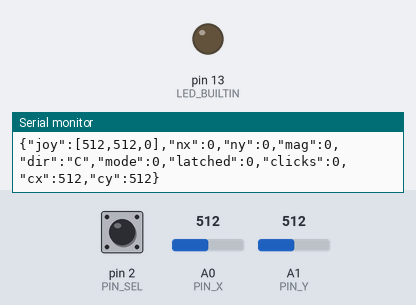
Bench run of a sketch on a simulated Arduino Uno, built with avr-gcc and run on an emulated ATmega328P. Shown: output pins drawn as LEDs (lit = HIGH), the last lines printed to the serial monitor. The inputs (shaded band) are chosen by the test bench; at power-on: pin 2 (PIN_SEL) HIGH, A0 (PIN_X) = 512, A1 (PIN_Y) = 512.

Above: at 1.3 s.
1.4 s: pin 2 (PIN_SEL) pulled LOW for 0.15 s
At 1.5 s:
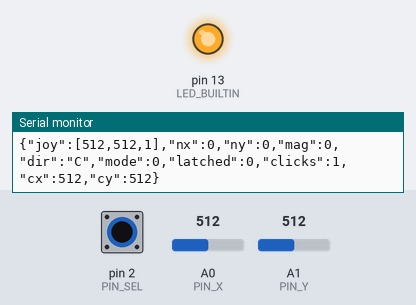
6.8 s: pin 2 (PIN_SEL) pulled LOW for 3.2 s
At 10.5 s:
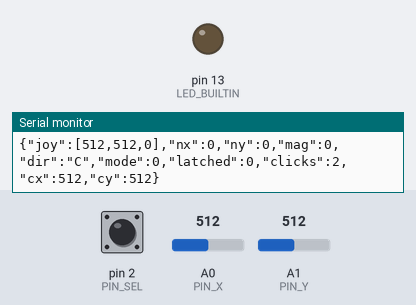
Timing chart, 0 to 12.0 s (numbered marks = the images above; inputs shaded):
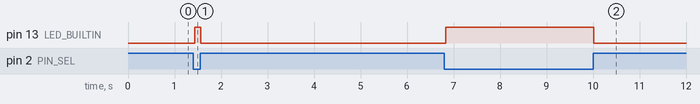

Measured:
- after the input at 1.4 s, pin 13 (LED_BUILTIN): LOW → HIGH at once, → LOW 0.13 s later
- after the input at 6.8 s, pin 13 (LED_BUILTIN): LOW → HIGH at once, → LOW 3.2 s later

The sketch:

s03_joystick.ino
```cpp
/* S03 Joystick sketch + wiring (same 6 Duponts)
 * Docs: docs/scenarios/s03/setup.md
 * Wiring: docs/scenarios/s03/wiring.md
 * Tests: docs/scenarios/s03/tests.md
 * Nav: S02 <- S03 -> S04
 * Upload: scripts/upload-uno.ps1 -Sketch code/s03_joystick
 *
 * Sub-routines (no new wires):
 *   MODE:0  click lights L (default)
 *   MODE:1  L blink rate = stick magnitude
 *   MODE:2  click toggles latch (L follows latch)
 *   MODE:3  L on only when outside deadzone
 *   CAL     re-sample idle center for deadzone
 */

const uint8_t PIN_X = A0;
const uint8_t PIN_Y = A1;
const uint8_t PIN_SEL = 2;

const int DEAD = 80;  // ADC counts from calibrated center

int cx = 512;
int cy = 512;
uint8_t mode = 0;
uint8_t latched = 0;
uint16_t clicks = 0;
uint8_t prevSel = 0;
unsigned long lastBlink = 0;
uint8_t blinkOn = 0;

void calibrateCenter() {
  long sx = 0, sy = 0;
  for (int i = 0; i < 24; i++) {
    sx += analogRead(PIN_X);
    sy += analogRead(PIN_Y);
    delay(5);
  }
  cx = (int)(sx / 24);
  cy = (int)(sy / 24);
}

const char *octant(int nx, int ny, int mag) {
  if (mag < DEAD) return "C";
  // atan2-ish via dominant axis; Y up when stick toward top of pack
  if (abs(nx) * 2 < abs(ny)) return (ny > 0) ? "N" : "S";
  if (abs(ny) * 2 < abs(nx)) return (nx > 0) ? "E" : "W";
  if (nx > 0 && ny > 0) return "NE";
  if (nx > 0 && ny < 0) return "SE";
  if (nx < 0 && ny > 0) return "NW";
  return "SW";
}

void handleSerial() {
  static char buf[24];
  static uint8_t n = 0;
  while (Serial.available()) {
    char c = (char)Serial.read();
    if (c == '\r') continue;
    if (c == '\n') {
      buf[n] = 0;
      if (strncmp(buf, "MODE:", 5) == 0) {
        int m = atoi(buf + 5);
        if (m >= 0 && m <= 3) mode = (uint8_t)m;
      } else if (strcmp(buf, "CAL") == 0) {
        calibrateCenter();
      }
      n = 0;
    } else if (n < sizeof(buf) - 1) {
      buf[n++] = c;
    } else {
      n = 0;
    }
  }
}

void setup() {
  pinMode(PIN_SEL, INPUT_PULLUP);
  pinMode(LED_BUILTIN, OUTPUT);
  Serial.begin(115200);
  delay(50);
  calibrateCenter();
}

void loop() {
  handleSerial();

  int x = analogRead(PIN_X);
  int y = analogRead(PIN_Y);
  uint8_t sel = digitalRead(PIN_SEL) == LOW ? 1 : 0;

  if (sel && !prevSel) {
    clicks++;
    if (mode == 2) latched ^= 1;
  }
  prevSel = sel;

  int nx = x - cx;
  int ny = cy - y;  // flip so +ny = stick toward N on pad UI
  int mag = (int)sqrt((long)nx * nx + (long)ny * ny);
  const char *dir = octant(nx, ny, mag);

  // LED behavior by mode
  unsigned long now = millis();
  switch (mode) {
    case 1: {
      int period = mag < DEAD ? 0 : map(constrain(mag, DEAD, 500), DEAD, 500, 400, 40);
      if (period == 0) {
        digitalWrite(LED_BUILTIN, LOW);
        blinkOn = 0;
      } else if (now - lastBlink >= (unsigned long)period) {
        lastBlink = now;
        blinkOn ^= 1;
        digitalWrite(LED_BUILTIN, blinkOn ? HIGH : LOW);
      }
      break;
    }
    case 2:
      digitalWrite(LED_BUILTIN, latched ? HIGH : LOW);
      break;
    case 3:
      digitalWrite(LED_BUILTIN, mag >= DEAD ? HIGH : LOW);
      break;
    default:
      digitalWrite(LED_BUILTIN, sel ? HIGH : LOW);
      break;
  }

  Serial.print(F("{\"joy\":["));
  Serial.print(x);
  Serial.print(',');
  Serial.print(y);
  Serial.print(',');
  Serial.print(sel);
  Serial.print(F("],\"nx\":"));
  Serial.print(nx);
  Serial.print(F(",\"ny\":"));
  Serial.print(ny);
  Serial.print(F(",\"mag\":"));
  Serial.print(mag);
  Serial.print(F(",\"dir\":\""));
  Serial.print(dir);
  Serial.print(F("\",\"mode\":"));
  Serial.print(mode);
  Serial.print(F(",\"latched\":"));
  Serial.print(latched);
  Serial.print(F(",\"clicks\":"));
  Serial.print(clicks);
  Serial.print(F(",\"cx\":"));
  Serial.print(cx);
  Serial.print(F(",\"cy\":"));
  Serial.print(cy);
  Serial.println('}');
  delay(40);
}
```
